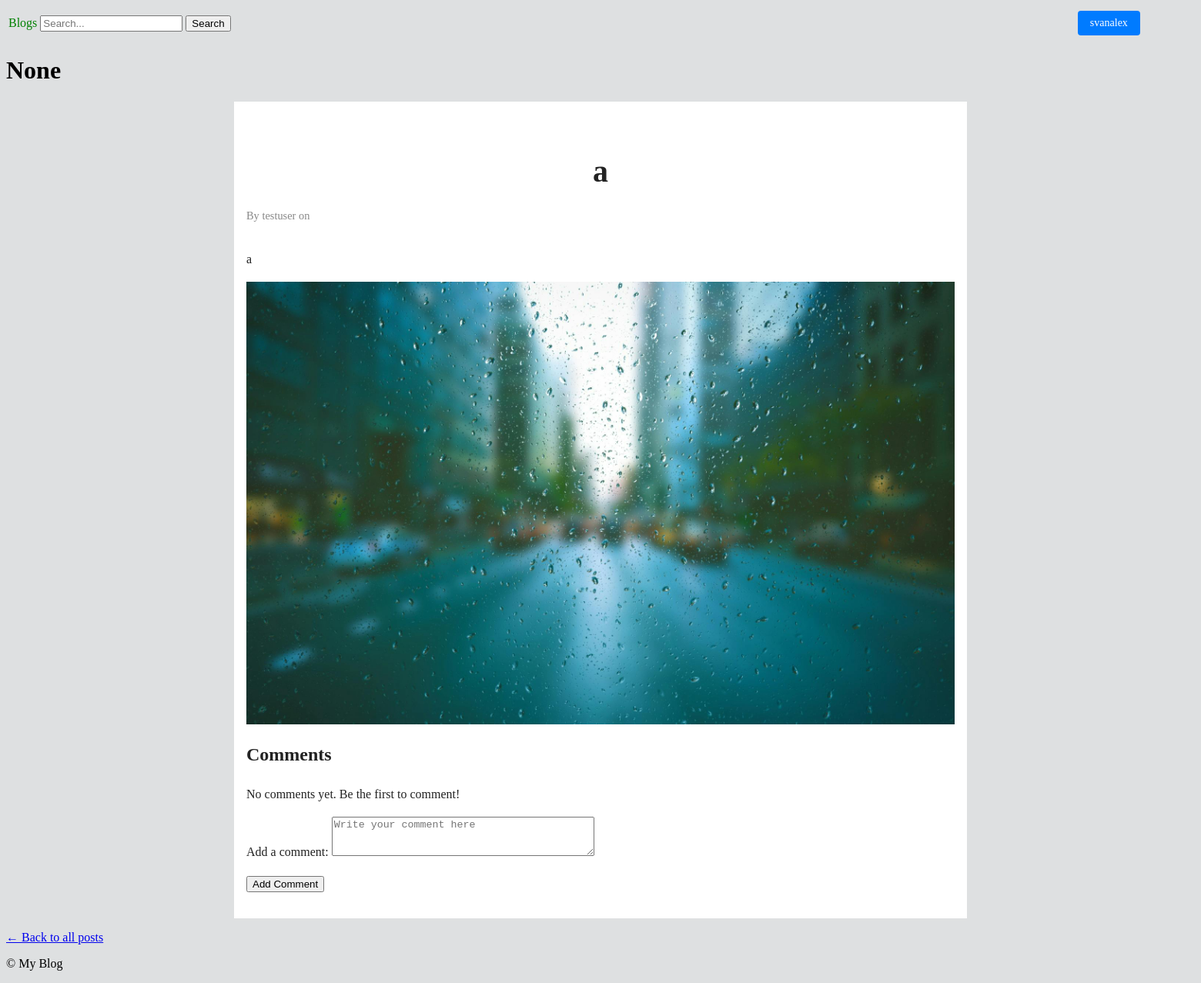
The app's page /posts/11/ (signed in) with its own data.
### blog/models.py (models this page shows, shortened)
class Post(models.Model):
    author = models.ForeignKey(User, on_delete=models.CASCADE)
    title = models.CharField(max_length=200)
    body = models.TextField()
    view_count = models.PositiveIntegerField(default=0)
    category = models.CharField(max_length=100, blank=True, null=True)
    tags = models.CharField(max_length=200, blank=True, null=True)
    created_at = models.DateTimeField(auto_now_add=True)
    updated_at = models.DateTimeField(auto_now=True)
    scheduled_publish = models.DateTimeField(blank=True, null=True)
    is_published = models.BooleanField(default=False)
    attachments = models.FileField(upload_to='attachments/', blank=True, null=True)

### blog/views.py (the view)
# urls.py: path('posts/<int:pk>/', views.PostDetailView.as_view(), name='post-detail'),
class PostDetailView(generic.DetailView):
    model = Post
    template_name = 'blog/post_detail.html'
    context_object_name = 'post'
    def get_context_data(self, **kwargs):
        context = super().get_context_data(**kwargs)
        context['form'] = CommentForm()
        context['comments'] = self.object.comments.all()
        return context
    def post(self, request, *args, **kwargs):
        post = self.get_object()
        form = CommentForm(request.POST)
        if form.is_valid():
            comment = form.save(commit=False)
            comment.post = post
            comment.author = request.user
            comment.save()
            return HttpResponseRedirect(reverse('blog:post-detail', args=[post.pk]))
        return self.get(request, *args, **kwargs)
    def get_object(self, queryset=None):
        post = super().get_object(queryset)
        post.view_count += 1
        post.save(update_fields=['view_count'])
        return post

### blog/forms.py
class CommentForm(forms.ModelForm):
    class Meta:
        model = Comment
        fields = ['content']
        widgets = {
            'content': forms.Textarea(attrs={'rows': 3, 'cols': 40}),
        }
        labels = {
            'content': 'Add a comment',
        }
    def __init__(self, *args, **kwargs):
        super(CommentForm, self).__init__(*args, **kwargs)
        self.fields['content'].widget.attrs.update({'placeholder': 'Write your comment here'})
        self.fields['content'].widget.attrs.update({'class': 'form-control'})

### blog/templates/blog/post_detail.html (shortened to what this page needs)
{% extends "base.html" %}
{% load static %}
{% block content %}
  <main>
    <h1> {{ post.category }}</h1>
  <div class="article-wrapper">
    <h1>{{ post.title }}</h1>
    <p class="meta">By {{ post.author }} on {{ post.published_date }}</p>
    <div class="content">
      {{ post.body|safe }}
    </div>
    {% if post.attachments %}
        <img src="{{ post.attachments.url }}" alt="Attachment" class="attachment-image">
    {% else %}
        <p>No attachments for this post.</p>
    {% endif %}
    <h2>Comments</h2>
    {% for comment in comments %}
        <div>
            <strong>{{ comment.author }}</strong> at {{ comment.created_at }}<br>
            <p>{{ comment.content }}</p>
        </div>
    {% empty %}
        <p>No comments yet. Be the first to comment!</p>
    {% endfor %}
    {% if user.is_authenticated %}
        <form method="post">
            {{ form.as_p }}
            <button type="submit">Add Comment</button>
        </form>
    {% else %}
        <p><a href="{% url 'users:login' %}?next={{ request.path }}">Log in</a> to comment.</p>
    {% endif %}
  </div>
</main>
  <p><a href="{% url 'blog:post-list' %}">&larr; Back to all posts</a></p>
{% endblock %}

### blog/templates/base.html (shortened to what this page needs)
{% load static %}
<!DOCTYPE html>
<html lang="en">
<head>
    <link rel="stylesheet" href="{% static 'style.css' %}">
</head>
<body>
    <header>
        <nav>
            <table>
                <tr>
                    <td>
                        <a href="{% url 'blog:post-list' %}" class="top-link">Blogs</a>
                    </td>
                    <td>
                        <form action="/search" method="get">
                            <input type="search" id="site-search" name="q" placeholder="Search...">
                            <button type="submit">Search</button>
                        </form>
                    </td>
                    <td>
                        {% if user.is_authenticated %}
                        <table>
                            <tr>
                                <td>
                                    <a href="{% url 'users:profile' user.username %}" class="button-link">{{ user.username }}</a>
                                </td>
                                <td>
                                    <form method="post" action="{% url 'users:logout' %}">
                                    </form>
                                </td>
                            </tr>
                        </table>
                        {% endif %}
                    </td>
                </tr>
            </table>
        </nav>
    </header>
    <main>
        {% block content %}{% endblock %}
    </main>
    <footer>
        <p>&copy; {{ now|date:"Y" }} My Blog</p>
    </footer>
</body>
</html>

### blog/static/style.css (style rules this page uses)
body { background-color: rgb(222, 224, 225); font-family: verdana; }
.button-link { display: inline-block; padding: 8px 16px; font-size: 14px; background-color: #007BFF; color: white; text-decoration: none; border: none; border-radius: 4px; transition: background-color 0.2s ease-in-out; position: relative; left: 1350%; }
.top-link { color: green; text-decoration: none; }
.article-wrapper { max-width: 920px; margin: 0 auto; padding: 2rem 1rem; line-height: 1.6; font-family: Georgia, 'Times New Roman', serif; background-color: #fff; color: #222; }
.article-wrapper h1 { font-size: 2.5rem; margin-bottom: 0.5rem; text-align: center; }
.article-wrapper .meta { font-size: 0.9rem; color: #888; margin-bottom: 2rem; }
.attachment-image { max-width: 100%; height: auto; display: block; margin: 1rem 0; }

### records on screen
Post: category "None", title "a", author "testuser", body "a", attachments (picture)

### other values on screen
{{ user.username }} "svanalex"
